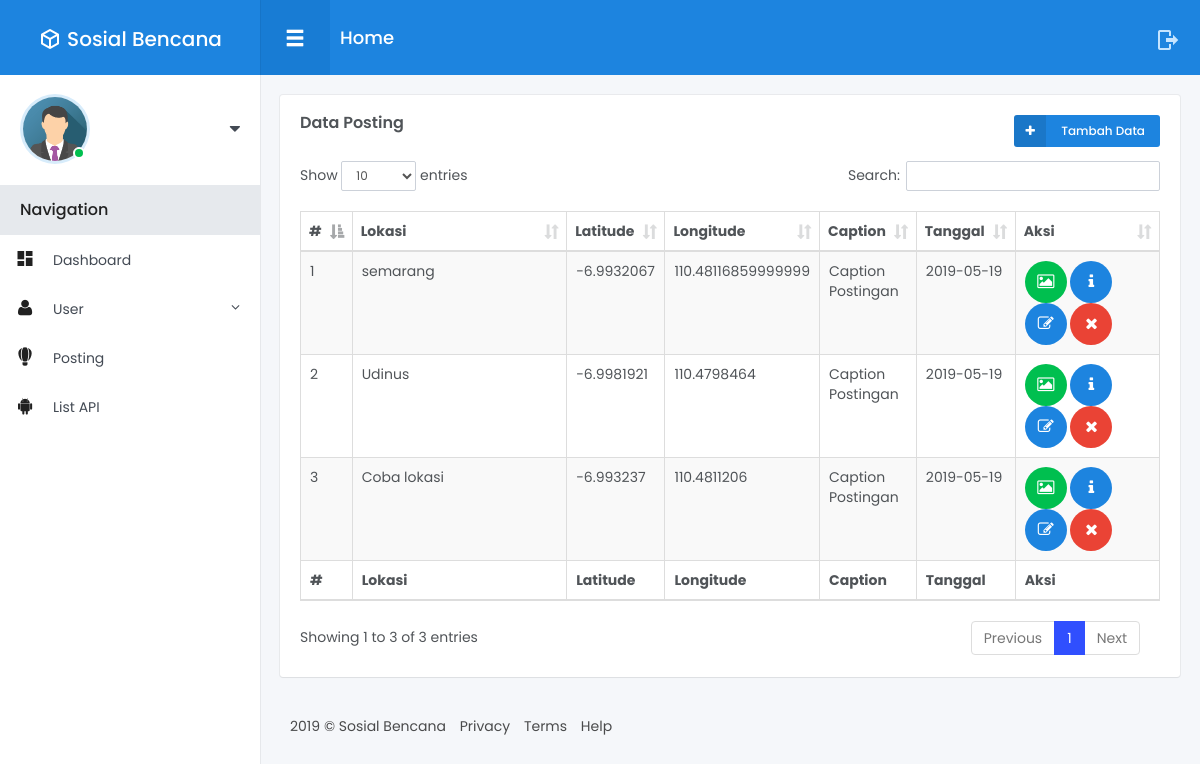
The page /index.php/posting on the database as committed earlier.
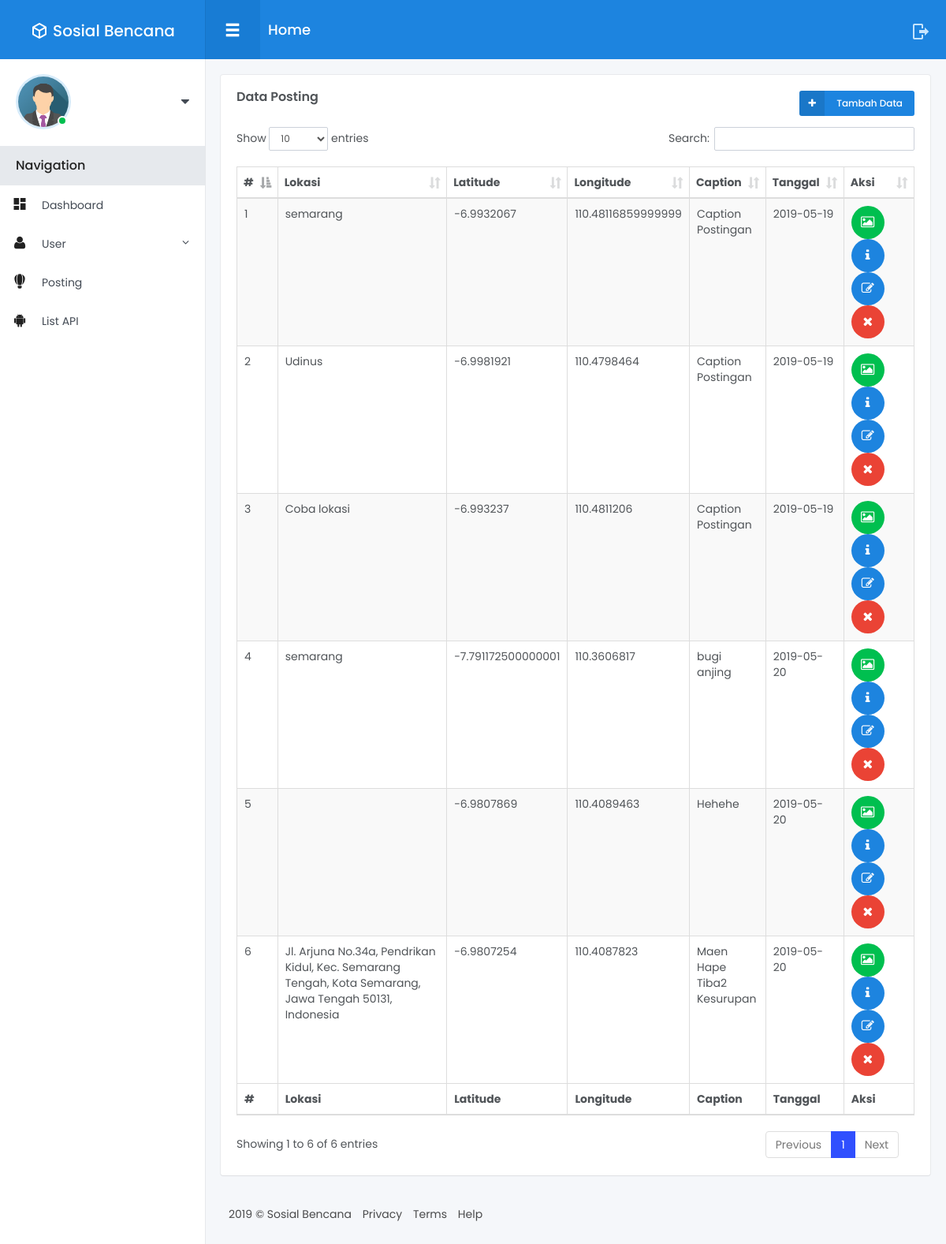
The same page on the database as committed later.
### tables this page shows
CREATE TABLE `post` (
  `id_post` int(11) NOT NULL,
  `nama_img` varchar(255) DEFAULT NULL,
  `api_img` varchar(256) NOT NULL,
  `slug_post` varchar(255) DEFAULT NULL,
  `lokasi` varchar(255) NOT NULL,
  `lttd_loc` varchar(255) DEFAULT NULL,
  `lgttd_loc` varchar(255) DEFAULT NULL,
  `caption` text,
  `tanggal` date DEFAULT NULL,
  `waktu` time DEFAULT NULL,
  `user_kode` varchar(100) NOT NULL
);

### application/controllers/Posting.php (called while the page is built, shortened)
<?php
class Posting extends CI_Controller {
	public function __construct()
	{
        $this->load->model('Posting_model');
        $this->load->model('Status_model');
    }
    public function index()
    {
        $post           = $this->Posting_model->getPost()->result_array();
        $data = array(
            'post'      => $post,
        );
        $this->load->view('Admin/Posting/index', $data);
    }
}

### index.php (called while the page is built, shortened)
<?php
require_once BASEPATH.'core/CodeIgniter.php';

### application/models/Posting_model.php (called while the page is built, shortened)
<?php
class Posting_model extends CI_Model {
    public function getPost()
    {
        return $this->db->get('post');
    }
}

### application/views/Admin/Posting/index.php (the view, shortened to what this page needs)
<!DOCTYPE html>
<html lang="en">
<head>
	<?php $this->load->view('Admin/include/css'); ?>
</head>
<body>
<div class="main-menu">
	<header class="header">
		<?php $this->load->view('Admin/include/header'); ?>
	</header>
	<div class="content">
        <?php $this->load->view('Admin/include/sidebar'); ?>
	</div>
</div>
<div class="fixed-navbar">
	<?php $this->load->view('Admin/include/navbar'); ?>
</div>
<div id="wrapper">
	<div class="main-content">
		<div class="row small-spacing">
            <div class="col-lg-12">
				<div class="box-content">
					<h4 class="box-title">Data Posting</h4>
					<div class="dropdown js__drop_down">
                        <a href="<?php echo base_url('posting/tambah'); ?>" class="btn btn-xs btn-primary btn-icon btn-icon-left waves-effect waves-light"><i class="ico fa fa-plus"></i> Tambah Data</a>
					</div>
					<div class="table-responsive">
						<table id="example" class="table table-striped table-bordered display" style="width:100%">
							<thead>
								<tr>
									<th>#</th>
									<th width="25%">Lokasi</th>
									<th>Latitude</th>
									<th>Longitude</th>
									<th width="10%">Caption</th>
									<th>Tanggal</th>
									<th>Aksi</th>
								</tr>
							</thead>
							<tfoot>
								<tr>
									<th>#</th>
									<th width="25%">Lokasi</th>
									<th>Latitude</th>
									<th>Longitude</th>
									<th width="10%">Caption</th>
									<th>Tanggal</th>
									<th>Aksi</th>
								</tr>
							</tfoot>
							<tbody>
								<?php
								$no = 1;
								foreach($post as $post) {
								?>
								<tr>
									<td><?php echo $no++; ?></td>
									<td style="word-wrap: break-word;"><?php echo $post['lokasi']; ?></td>
									<td><?php echo $post['lttd_loc']; ?></td>
									<td><?php echo $post['lgttd_loc']; ?></td>
									<td><?php echo $post['caption']; ?></td>
									<td><?php echo $post['tanggal']; ?></td>
									<td>
										<a href="#" onClick="show_image(<?php echo $post['id_post']; ?>)" data-toggle="modal" data-target="#imageModal" data-image="<?php echo $post['nama_img']; ?>" id="showimage<?php $post['id_post']; ?>" class="btn btn-success btn-circle waves-effect waves-light" title="Show Image"><i class="ico fa fa-image"></i></a>
										<a href="<?php echo base_url('posting/detail/').$post['id_post']; ?>" class="btn btn-primary btn-circle waves-effect waves-light" title="Show Post"><i class="ico fa fa-info"></i></a>
										<a href="<?php echo base_url('posting/edit/').$post['id_post']; ?>" class="btn btn-primary btn-circle waves-effect waves-light" title="Show Post"><i class="ico fa fa-edit"></i></a>
										<a href="#" onClick="return hapus('<?php echo base_url('posting/hapus/').$post['id_post']; ?>');" class="btn btn-danger btn-circle waves-effect waves-light" title="Show Image"><i class="ico fa fa-times"></i></a>
									</td>
								</tr>
								<?php } ?>
							</tbody>
						</table>
					</div>
				</div>
			</div>
		</div>
		<footer class="footer">
			<?php $this->load->view('Admin/include/footer'); ?>
		</footer>
	</div>
</div>
</body>
</html>

### application/views/Admin/include/css.php (shortened to what this page needs)
<link rel="stylesheet" href="<?php echo base_url(); ?>asset/admin/styles/style.min.css">
<link rel="stylesheet" href="<?php echo base_url(); ?>asset/admin/fonts/material-design/css/materialdesignicons.css">
<link rel="stylesheet" href="<?php echo base_url(); ?>asset/admin/plugin/mCustomScrollbar/jquery.mCustomScrollbar.min.css">
<link rel="stylesheet" href="<?php echo base_url(); ?>asset/admin/plugin/waves/waves.min.css">
<link rel="stylesheet" href="<?php echo base_url(); ?>asset/admin/plugin/sweet-alert/sweetalert.css">
<link rel="stylesheet" href="<?php echo base_url(); ?>asset/admin/plugin/chart/morris/morris.css">
<link rel="stylesheet" href="<?php echo base_url(); ?>asset/admin/plugin/datatables/media/css/dataTables.bootstrap.min.css">
<link rel="stylesheet" href="<?php echo base_url(); ?>asset/admin/plugin/datatables/extensions/Responsive/css/responsive.bootstrap.min.css">
<link rel="stylesheet" href="https://unpkg.com/leaflet@1.4.0/dist/leaflet.css"/>

### application/views/Admin/include/header.php (shortened to what this page needs)
<a href="<?php echo base_url('admin'); ?>" class="logo"><i class="ico mdi mdi-cube-outline"></i><?php echo SITE_NAME; ?></a>
<div class="user">
    <a href="#" class="avatar"><img src="<?php echo base_url('asset/img/sosial/avatar.png') ?>" alt=""><span class="status online"></span></a>
    <div class="control-wrap js__drop_down">
        <i class="fa fa-caret-down js__drop_down_button"></i>
    </div>
</div>

### application/views/Admin/include/sidebar.php (shortened to what this page needs)
<div class="navigation">
	<h5 class="title">Navigation</h5>
	<ul class="menu js__accordion">
		<li class="">
			<a class="waves-effect" href="<?php echo base_url('admin'); ?>"><i class="menu-icon mdi mdi-view-dashboard"></i><span>Dashboard</span></a>
		</li>
		<li>
			<a class="waves-effect parent-item js__control" href="#"><i class="menu-icon fa fa-user"></i><span>User</span><span class="menu-arrow fa fa-angle-down"></span></a>
		</li>
		<li class="">
			<a class="waves-effect" href="<?php echo base_url('posting'); ?>"><i class="menu-icon mdi mdi-airballoon"></i><span>Posting</span></a>
		</li>
		<li class="">
			<a class="waves-effect" href="<?php echo base_url('Admin/listAPI'); ?>"><i class="menu-icon fa fa-android"></i><span>List API</span></a>
		</li>
	</ul>
</div>

### application/views/Admin/include/navbar.php
<div class="pull-left">
    <button type="button" class="menu-mobile-button glyphicon glyphicon-menu-hamburger js__menu_mobile"></button>
    <a href="<?php echo base_url('/'); ?>" style="color: #fff;"><h1 class="page-title">Home</h1></a>
</div>
<div class="pull-right">
    <a href="<?php echo base_url('logout'); ?>" class="ico-item mdi mdi-logout"></a>
</div>

### application/views/Admin/include/footer.php
<ul class="list-inline">
    <li><?php echo date('Y'); ?> © <?php echo SITE_NAME; ?></li>
    <li><a href="#">Privacy</a></li>
    <li><a href="#">Terms</a></li>
    <li><a href="#">Help</a></li>
</ul>

Rows that differ between the two databases and show on the page:
added post: lokasi "semarang", lttd_loc "-7.791172500000001", lgttd_loc "110.3606817", caption "bugi anjing", tanggal "2019-05-20"
added post: lttd_loc "-6.9807869", lgttd_loc "110.4089463", caption "Hehehe", tanggal "2019-05-20"
added post: lokasi "Jl. Arjuna No.34a, Pendrikan Kidul, Kec. Semarang Tengah, Kota Semarang, Jawa Tengah 50131, Indonesia", lttd_loc "-6.9807254", lgttd_loc "110.4087823", caption "Maen Hape Tiba2 Kesurupan", tanggal "2019-05-20"
Other text that changed with them:
text written by a page script: "Show entries Search: Showing 1 to 3 of 3 entries Previous 1 Next" → "Show entries Search: Showing 1 to 6 of 6 entries Previous 1 Next"
